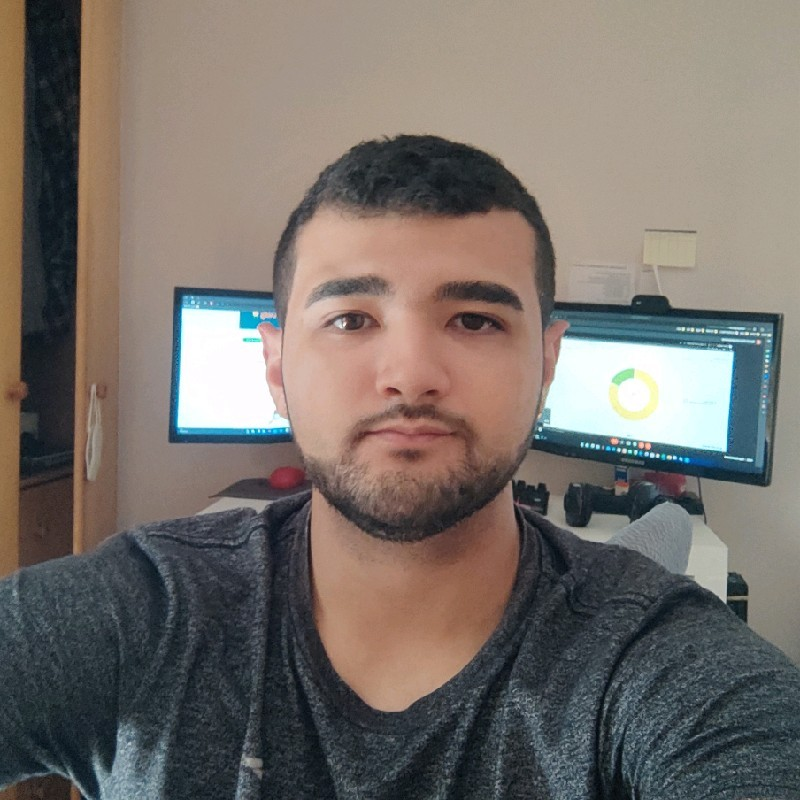
#> input picture data/eu.jpeg, 800 x 800 px, found by its file name
$ jupyter execute --allow-errors playground.ipynb   (shell and % lines are left out)   (text cells are left out)
#> lines starting #> are read from the running program, lines starting #| are printed output that depends on the picture
[cell 1]
import os

#> (the rest of this cell did not finish here and is left out)

[cell 2]
import cv2
import numpy as np
import matplotlib.pyplot as plt

# Gerando imagem usando numpy
image = np.zeros((200, 300), dtype=np.uint8)

image[10] = 255

plt.imshow(image)
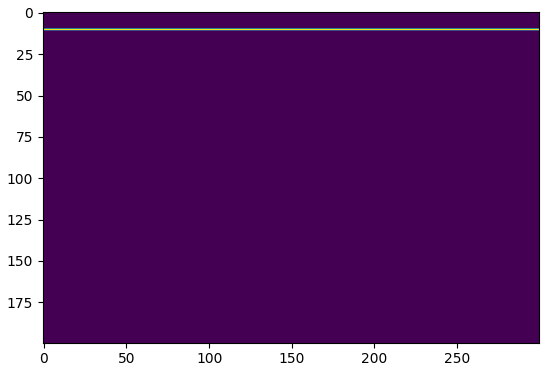
#> figure drawn by matplotlib, 1 panel

[cell 3]
image

[cell 4]
path = "/home/guilherme/py_projects/computer-vision/data/eu.jpeg"
image = cv2.imread(path)
#> image is the input picture: shape (800, 800, 3); mean B, G, R 105.8, 111.5, 118.8

[cell 5]
image

[cell 6]
path = "data/images/beija-flor.jpg"

[cell 7]
def ajustar(val):
    alpha = cv2.getTrackbarPos('Contraste', 'Ajuste') / 100
    beta = cv2.getTrackbarPos('Brilho', 'Ajuste') - 100
    ajustada = cv2.convertScaleAbs(imagem, alpha=alpha, beta=beta)
    cv2.imshow('Ajuste', ajustada)

imagem = cv2.imread(path)
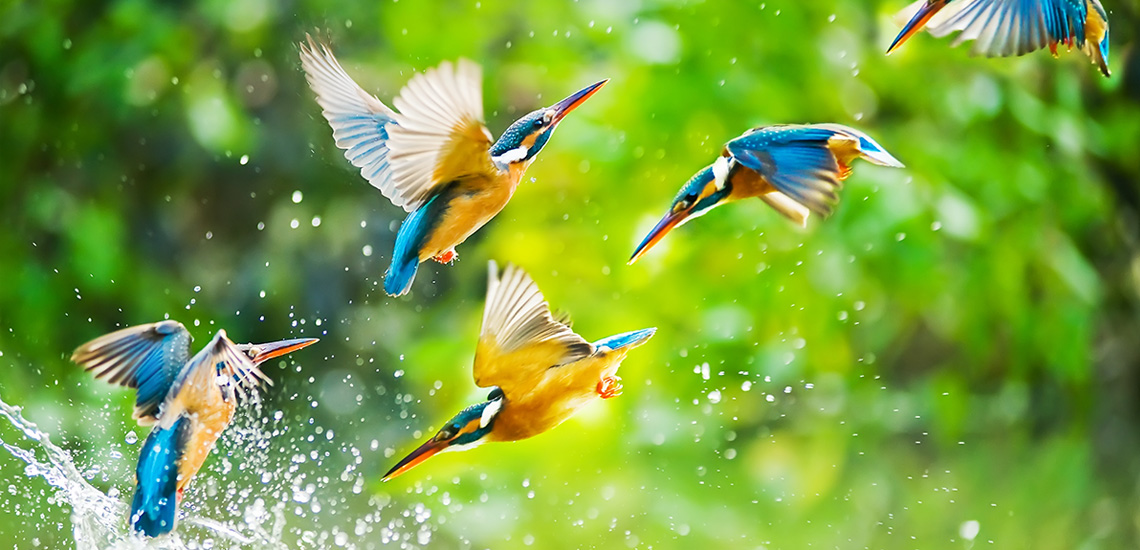
#> input picture data/images/beija-flor.jpg, 1140 x 550 px, found by its file name
#> imagem is the input picture: shape (550, 1140, 3); mean B, G, R 65.3, 160.7, 121.7
cv2.namedWindow('Ajuste')
cv2.createTrackbar('Contraste', 'Ajuste', 100, 300, ajustar)
cv2.createTrackbar('Brilho', 'Ajuste', 100, 200, ajustar)
ajustar(0)
cv2.waitKey(0)
cv2.destroyAllWindows()

[cell 8]
def desenhar(event, x, y, flags, param):
    if event == cv2.EVENT_LBUTTONDOWN:
        cv2.circle(imagem, (x, y), 10, (0, 255, 0), -1)
        cv2.imshow('Desenho', imagem)

imagem = cv2.imread(path)
cv2.imshow('Desenho', imagem)
cv2.setMouseCallback('Desenho', desenhar)
cv2.waitKey(0)
cv2.destroyAllWindows()

[cell 9]
cap = cv2.VideoCapture(0, cv2.CAP_DSHOW)
while True:
    ret, frame = cap.read()
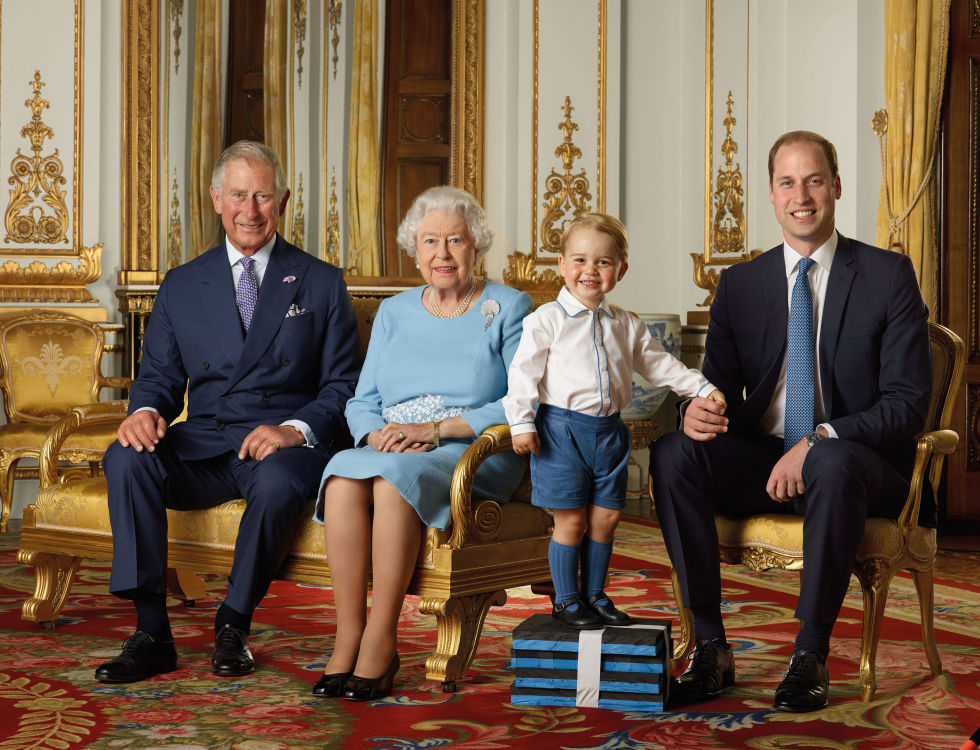
#> input picture data/cap 4/01-FaceDetector/royal.jpg, 980 x 750 px, given in place of the camera
#> frame is the input picture: shape (750, 980, 3); mean B, G, R 74.9, 93.6, 114.4
    if not ret:
        break
    cinza = cv2.cvtColor(frame, cv2.COLOR_BGR2GRAY)
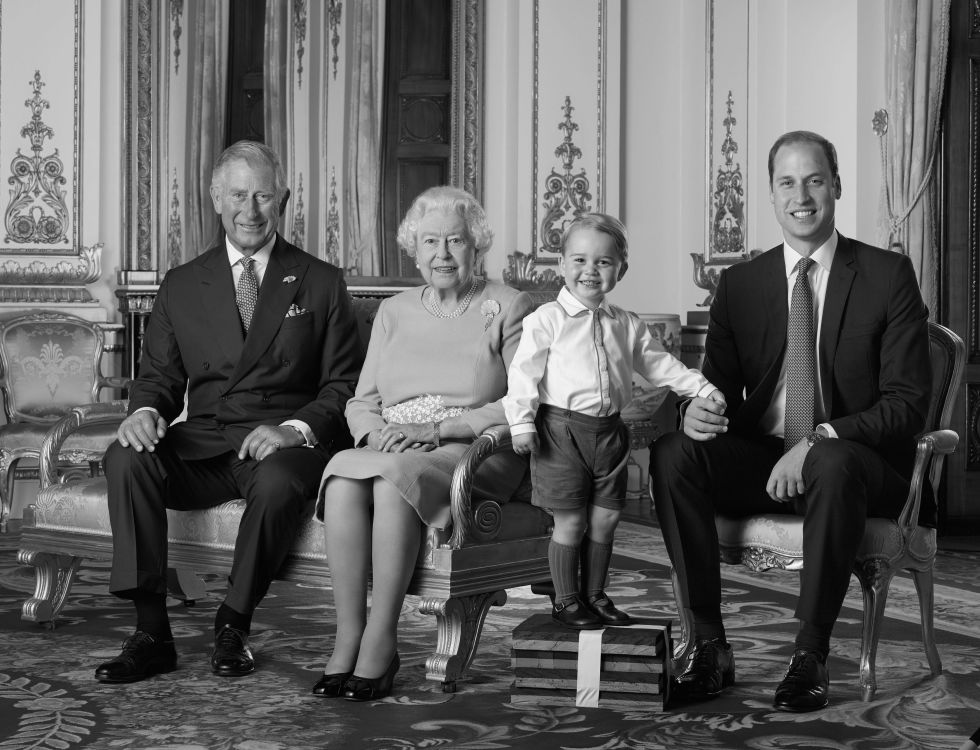
#> cinza: shape (750, 980); min 0, max 255, mean 97.7
    cv2.imshow('Webcam - Cinza', cinza)
    if cv2.waitKey(1) & 0xFF == ord('q'):
#> (key q is pressed here)
        break
cap.release()
cv2.destroyAllWindows()

[cell 10]
face_cascade = cv2.CascadeClassifier(cv2.data.haarcascades + 'haarcascade_frontalface_default.xml')
imagem = cv2.imread('pessoas.jpg')
#> (the rest of this cell did not finish here and is left out)

[cell 11]
imagem = cv2.imread('formas.png')
#> (the rest of this cell did not finish here and is left out)

[cell 12]
def clique(event, x, y, flags, param):
    if event == cv2.EVENT_LBUTTONDOWN:
        if 50 < x < 150 and 50 < y < 100:
            print("Botão 1 clicado!")
        elif 200 < x < 300 and 50 < y < 100:
            print("Botão 2 clicado!")

imagem = 255 * np.ones((200, 400, 3), dtype=np.uint8)
cv2.rectangle(imagem, (50, 50), (150, 100), (0, 255, 0), -1)
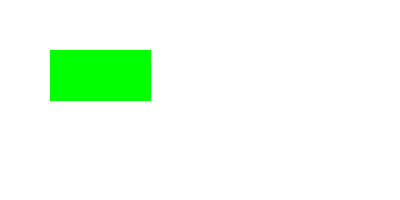
#> imagem: shape (200, 400, 3); mean B, G, R 238.6, 255, 238.6
cv2.putText(imagem, 'Botão 1', (60, 80), cv2.FONT_HERSHEY_SIMPLEX, 0.6, (0, 0, 0), 2)
cv2.rectangle(imagem, (200, 50), (300, 100), (0, 0, 255), -1)
cv2.putText(imagem, 'Botão 2', (210, 80), cv2.FONT_HERSHEY_SIMPLEX, 0.6, (255, 255, 255), 2)
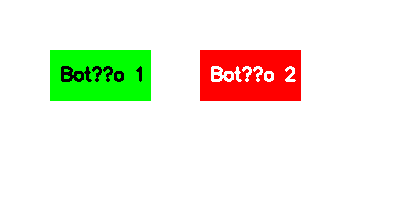
#> imagem: shape (200, 400, 3); mean B, G, R 224.1, 238.7, 238.6

cv2.imshow('Interface', imagem)
cv2.setMouseCallback('Interface', clique)
cv2.waitKey(0)
cv2.destroyAllWindows()

[cell 13]
import tkinter as tk
from PIL import Image, ImageTk
import cv2

def mostrar_imagem():
    img = cv2.imread(path)
    img = cv2.cvtColor(img, cv2.COLOR_BGR2RGB)
    img_pil = Image.fromarray(img)
    img_tk = ImageTk.PhotoImage(img_pil)
    label.config(image=img_tk)
    label.image = img_tk

root = tk.Tk()
btn = tk.Button(root, text="Mostrar Imagem", command=mostrar_imagem)
btn.pack()
label = tk.Label(root)
label.pack()
root.mainloop()

[cell 14]
while True:
    cv2.imshow('Imagem', imagem)
    tecla = cv2.waitKey(1) & 0xFF
#> (key q is pressed here)
